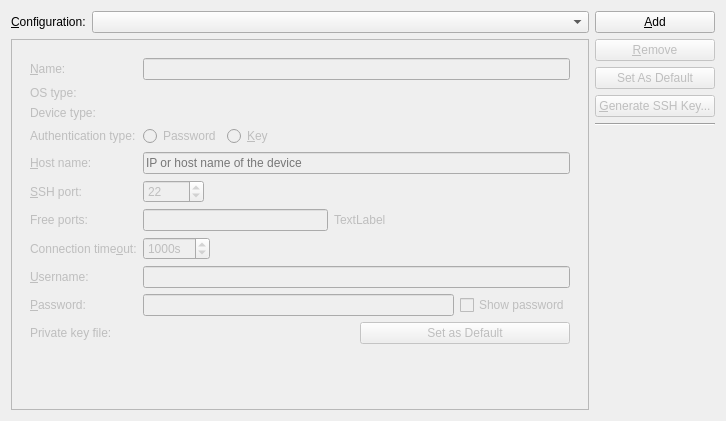
<?xml version="1.0" encoding="UTF-8"?>
<ui version="4.0">
 <class>LinuxDeviceConfigurationsSettingsWidget</class>
 <widget class="QWidget" name="LinuxDeviceConfigurationsSettingsWidget">
  <property name="geometry">
   <rect>
    <x>0</x>
    <y>0</y>
    <width>726</width>
    <height>421</height>
   </rect>
  </property>
  <property name="windowTitle">
   <string>Linux Device Configurations</string>
  </property>
  <layout class="QHBoxLayout" name="horizontalLayout">
   <item>
    <layout class="QVBoxLayout" name="verticalLayout_3">
     <item>
      <layout class="QFormLayout" name="formLayout">
       <property name="fieldGrowthPolicy">
        <enum>QFormLayout::AllNonFixedFieldsGrow</enum>
       </property>
       <item row="0" column="0">
        <widget class="QLabel" name="configurationLabel">
         <property name="text">
          <string>&amp;Configuration:</string>
         </property>
         <property name="buddy">
          <cstring>configurationComboBox</cstring>
         </property>
        </widget>
       </item>
       <item row="0" column="1">
        <widget class="QComboBox" name="configurationComboBox">
         <property name="sizePolicy">
          <sizepolicy hsizetype="MinimumExpanding" vsizetype="Fixed">
           <horstretch>0</horstretch>
           <verstretch>0</verstretch>
          </sizepolicy>
         </property>
         <property name="editable">
          <bool>false</bool>
         </property>
        </widget>
       </item>
      </layout>
     </item>
     <item>
      <widget class="QFrame" name="frame">
       <property name="frameShape">
        <enum>QFrame::StyledPanel</enum>
       </property>
       <property name="frameShadow">
        <enum>QFrame::Raised</enum>
       </property>
       <layout class="QVBoxLayout" name="verticalLayout_2">
        <item>
         <widget class="QWidget" name="detailsWidget" native="true">
          <property name="enabled">
           <bool>false</bool>
          </property>
          <property name="sizePolicy">
           <sizepolicy hsizetype="Preferred" vsizetype="MinimumExpanding">
            <horstretch>0</horstretch>
            <verstretch>0</verstretch>
           </sizepolicy>
          </property>
          <layout class="QFormLayout" name="formLayout_2">
           <item row="0" column="0">
            <widget class="QLabel" name="deviceNameLabel">
             <property name="text">
              <string>&amp;Name:</string>
             </property>
             <property name="buddy">
              <cstring>nameLineEdit</cstring>
             </property>
            </widget>
           </item>
           <item row="0" column="1">
            <widget class="QLineEdit" name="nameLineEdit"/>
           </item>
           <item row="2" column="0">
            <widget class="QLabel" name="deviceTypeLabel">
             <property name="text">
              <string>Device type:</string>
             </property>
            </widget>
           </item>
           <item row="3" column="0">
            <widget class="QLabel" name="authTypeLabel">
             <property name="text">
              <string>Authentication type:</string>
             </property>
            </widget>
           </item>
           <item row="3" column="1">
            <widget class="QWidget" name="authTypeButtonsWidget" native="true">
             <layout class="QHBoxLayout" name="horizontalLayout_3">
              <property name="margin">
               <number>0</number>
              </property>
              <item>
               <widget class="QRadioButton" name="passwordButton">
                <property name="text">
                 <string>Password</string>
                </property>
               </widget>
              </item>
              <item>
               <widget class="QRadioButton" name="keyButton">
                <property name="text">
                 <string>&amp;Key</string>
                </property>
               </widget>
              </item>
              <item>
               <spacer name="horizontalSpacer_4">
                <property name="orientation">
                 <enum>Qt::Horizontal</enum>
                </property>
                <property name="sizeHint" stdset="0">
                 <size>
                  <width>40</width>
                  <height>20</height>
                 </size>
                </property>
               </spacer>
              </item>
             </layout>
            </widget>
           </item>
           <item row="4" column="0">
            <widget class="QLabel" name="hostNameLabel">
             <property name="text">
              <string>&amp;Host name:</string>
             </property>
             <property name="buddy">
              <cstring>hostLineEdit</cstring>
             </property>
            </widget>
           </item>
           <item row="4" column="1">
            <widget class="QLineEdit" name="hostLineEdit">
             <property name="placeholderText">
              <string>IP or host name of the device</string>
             </property>
            </widget>
           </item>
           <item row="5" column="0">
            <widget class="QLabel" name="sshPortLabel">
             <property name="text">
              <string>&amp;SSH port:</string>
             </property>
             <property name="buddy">
              <cstring>sshPortSpinBox</cstring>
             </property>
            </widget>
           </item>
           <item row="5" column="1">
            <layout class="QHBoxLayout" name="horizontalLayout_4">
             <item>
              <widget class="QSpinBox" name="sshPortSpinBox">
               <property name="minimum">
                <number>0</number>
               </property>
               <property name="maximum">
                <number>65535</number>
               </property>
               <property name="value">
                <number>22</number>
               </property>
              </widget>
             </item>
             <item>
              <spacer name="horizontalSpacer_3">
               <property name="orientation">
                <enum>Qt::Horizontal</enum>
               </property>
               <property name="sizeHint" stdset="0">
                <size>
                 <width>40</width>
                 <height>20</height>
                </size>
               </property>
              </spacer>
             </item>
            </layout>
           </item>
           <item row="6" column="0">
            <widget class="QLabel" name="freePortsLabel">
             <property name="text">
              <string>Free ports:</string>
             </property>
             <property name="buddy">
              <cstring>portsLineEdit</cstring>
             </property>
            </widget>
           </item>
           <item row="6" column="1">
            <layout class="QHBoxLayout" name="horizontalLayout_7">
             <item>
              <widget class="QLineEdit" name="portsLineEdit">
               <property name="toolTip">
                <string>You can enter lists and ranges like this: 1024,1026-1028,1030</string>
               </property>
              </widget>
             </item>
             <item>
              <widget class="QLabel" name="portsWarningLabel">
               <property name="text">
                <string>TextLabel</string>
               </property>
              </widget>
             </item>
             <item>
              <spacer name="horizontalSpacer_2">
               <property name="orientation">
                <enum>Qt::Horizontal</enum>
               </property>
               <property name="sizeHint" stdset="0">
                <size>
                 <width>40</width>
                 <height>20</height>
                </size>
               </property>
              </spacer>
             </item>
            </layout>
           </item>
           <item row="7" column="0">
            <widget class="QLabel" name="connectionTimeoutLabel">
             <property name="text">
              <string>Connection time&amp;out:</string>
             </property>
             <property name="buddy">
              <cstring>timeoutSpinBox</cstring>
             </property>
            </widget>
           </item>
           <item row="7" column="1">
            <layout class="QHBoxLayout" name="horizontalLayout_5">
             <item>
              <widget class="QSpinBox" name="timeoutSpinBox">
               <property name="suffix">
                <string>s</string>
               </property>
               <property name="maximum">
                <number>10000</number>
               </property>
               <property name="singleStep">
                <number>10</number>
               </property>
               <property name="value">
                <number>1000</number>
               </property>
              </widget>
             </item>
             <item>
              <spacer name="horizontalSpacer">
               <property name="orientation">
                <enum>Qt::Horizontal</enum>
               </property>
               <property name="sizeHint" stdset="0">
                <size>
                 <width>40</width>
                 <height>20</height>
                </size>
               </property>
              </spacer>
             </item>
            </layout>
           </item>
           <item row="8" column="0">
            <widget class="QLabel" name="userNameLabel">
             <property name="text">
              <string>&amp;Username:</string>
             </property>
             <property name="buddy">
              <cstring>userLineEdit</cstring>
             </property>
            </widget>
           </item>
           <item row="8" column="1">
            <widget class="QLineEdit" name="userLineEdit"/>
           </item>
           <item row="9" column="0">
            <widget class="QLabel" name="passwordLabel">
             <property name="text">
              <string>&amp;Password:</string>
             </property>
             <property name="buddy">
              <cstring>pwdLineEdit</cstring>
             </property>
            </widget>
           </item>
           <item row="9" column="1">
            <layout class="QHBoxLayout" name="horizontalLayout_6">
             <item>
              <widget class="QLineEdit" name="pwdLineEdit">
               <property name="echoMode">
                <enum>QLineEdit::Password</enum>
               </property>
              </widget>
             </item>
             <item>
              <widget class="QCheckBox" name="showPasswordCheckBox">
               <property name="text">
                <string>Show password</string>
               </property>
              </widget>
             </item>
            </layout>
           </item>
           <item row="10" column="0">
            <widget class="QLabel" name="keyLabel">
             <property name="text">
              <string>Private key file:</string>
             </property>
            </widget>
           </item>
           <item row="10" column="1">
            <layout class="QHBoxLayout" name="horizontalLayout_8">
             <item>
              <widget class="Utils::PathChooser" name="keyFileLineEdit"/>
             </item>
             <item>
              <widget class="QPushButton" name="makeKeyFileDefaultButton">
               <property name="text">
                <string>Set as Default</string>
               </property>
              </widget>
             </item>
            </layout>
           </item>
           <item row="2" column="1">
            <widget class="QLabel" name="deviceTypeValueLabel">
             <property name="text">
              <string/>
             </property>
            </widget>
           </item>
           <item row="1" column="0">
            <widget class="QLabel" name="oSTypeLabel">
             <property name="text">
              <string>OS type:</string>
             </property>
            </widget>
           </item>
           <item row="1" column="1">
            <widget class="QLabel" name="osTypeValueLabel">
             <property name="text">
              <string/>
             </property>
            </widget>
           </item>
          </layout>
         </widget>
        </item>
       </layout>
      </widget>
     </item>
    </layout>
   </item>
   <item>
    <layout class="QVBoxLayout" name="buttonsLayout">
     <item>
      <widget class="QPushButton" name="addConfigButton">
       <property name="focusPolicy">
        <enum>Qt::StrongFocus</enum>
       </property>
       <property name="text">
        <string>&amp;Add</string>
       </property>
      </widget>
     </item>
     <item>
      <widget class="QPushButton" name="removeConfigButton">
       <property name="enabled">
        <bool>false</bool>
       </property>
       <property name="focusPolicy">
        <enum>Qt::StrongFocus</enum>
       </property>
       <property name="text">
        <string>&amp;Remove</string>
       </property>
      </widget>
     </item>
     <item>
      <widget class="QPushButton" name="defaultDeviceButton">
       <property name="enabled">
        <bool>false</bool>
       </property>
       <property name="focusPolicy">
        <enum>Qt::StrongFocus</enum>
       </property>
       <property name="text">
        <string>Set As Default</string>
       </property>
      </widget>
     </item>
     <item>
      <widget class="QPushButton" name="generateKeyButton">
       <property name="enabled">
        <bool>false</bool>
       </property>
       <property name="focusPolicy">
        <enum>Qt::StrongFocus</enum>
       </property>
       <property name="toolTip">
        <string>Click here if you do not have an SSH key yet.</string>
       </property>
       <property name="text">
        <string>&amp;Generate SSH Key...</string>
       </property>
      </widget>
     </item>
     <item>
      <widget class="Line" name="line">
       <property name="orientation">
        <enum>Qt::Horizontal</enum>
       </property>
      </widget>
     </item>
     <item>
      <spacer name="verticalSpacer">
       <property name="orientation">
        <enum>Qt::Vertical</enum>
       </property>
       <property name="sizeHint" stdset="0">
        <size>
         <width>20</width>
         <height>40</height>
        </size>
       </property>
      </spacer>
     </item>
    </layout>
   </item>
  </layout>
 </widget>
 <customwidgets>
  <customwidget>
   <class>Utils::PathChooser</class>
   <extends>QWidget</extends>
   <header location="global">utils/pathchooser.h</header>
   <container>1</container>
   <slots>
    <signal>editingFinished()</signal>
    <signal>browsingFinished()</signal>
   </slots>
  </customwidget>
 </customwidgets>
 <resources/>
 <connections>
  <connection>
   <sender>hostLineEdit</sender>
   <signal>editingFinished()</signal>
   <receiver>LinuxDeviceConfigurationsSettingsWidget</receiver>
   <slot>hostNameEditingFinished()</slot>
   <hints>
    <hint type="sourcelabel">
     <x>484</x>
     <y>174</y>
    </hint>
    <hint type="destinationlabel">
     <x>424</x>
     <y>231</y>
    </hint>
   </hints>
  </connection>
  <connection>
   <sender>userLineEdit</sender>
   <signal>editingFinished()</signal>
   <receiver>LinuxDeviceConfigurationsSettingsWidget</receiver>
   <slot>userNameEditingFinished()</slot>
   <hints>
    <hint type="sourcelabel">
     <x>540</x>
     <y>317</y>
    </hint>
    <hint type="destinationlabel">
     <x>422</x>
     <y>301</y>
    </hint>
   </hints>
  </connection>
  <connection>
   <sender>pwdLineEdit</sender>
   <signal>editingFinished()</signal>
   <receiver>LinuxDeviceConfigurationsSettingsWidget</receiver>
   <slot>passwordEditingFinished()</slot>
   <hints>
    <hint type="sourcelabel">
     <x>424</x>
     <y>349</y>
    </hint>
    <hint type="destinationlabel">
     <x>423</x>
     <y>336</y>
    </hint>
   </hints>
  </connection>
  <connection>
   <sender>addConfigButton</sender>
   <signal>clicked()</signal>
   <receiver>LinuxDeviceConfigurationsSettingsWidget</receiver>
   <slot>addConfig()</slot>
   <hints>
    <hint type="sourcelabel">
     <x>697</x>
     <y>33</y>
    </hint>
    <hint type="destinationlabel">
     <x>516</x>
     <y>118</y>
    </hint>
   </hints>
  </connection>
  <connection>
   <sender>passwordButton</sender>
   <signal>toggled(bool)</signal>
   <receiver>LinuxDeviceConfigurationsSettingsWidget</receiver>
   <slot>authenticationTypeChanged()</slot>
   <hints>
    <hint type="sourcelabel">
     <x>228</x>
     <y>147</y>
    </hint>
    <hint type="destinationlabel">
     <x>513</x>
     <y>240</y>
    </hint>
   </hints>
  </connection>
  <connection>
   <sender>keyFileLineEdit</sender>
   <signal>editingFinished()</signal>
   <receiver>LinuxDeviceConfigurationsSettingsWidget</receiver>
   <slot>keyFileEditingFinished()</slot>
   <hints>
    <hint type="sourcelabel">
     <x>344</x>
     <y>383</y>
    </hint>
    <hint type="destinationlabel">
     <x>257</x>
     <y>185</y>
    </hint>
   </hints>
  </connection>
  <connection>
   <sender>keyFileLineEdit</sender>
   <signal>browsingFinished()</signal>
   <receiver>LinuxDeviceConfigurationsSettingsWidget</receiver>
   <slot>keyFileEditingFinished()</slot>
   <hints>
    <hint type="sourcelabel">
     <x>344</x>
     <y>383</y>
    </hint>
    <hint type="destinationlabel">
     <x>257</x>
     <y>185</y>
    </hint>
   </hints>
  </connection>
  <connection>
   <sender>keyButton</sender>
   <signal>toggled(bool)</signal>
   <receiver>LinuxDeviceConfigurationsSettingsWidget</receiver>
   <slot>authenticationTypeChanged()</slot>
   <hints>
    <hint type="sourcelabel">
     <x>279</x>
     <y>156</y>
    </hint>
    <hint type="destinationlabel">
     <x>525</x>
     <y>351</y>
    </hint>
   </hints>
  </connection>
  <connection>
   <sender>nameLineEdit</sender>
   <signal>editingFinished()</signal>
   <receiver>LinuxDeviceConfigurationsSettingsWidget</receiver>
   <slot>configNameEditingFinished()</slot>
   <hints>
    <hint type="sourcelabel">
     <x>520</x>
     <y>82</y>
    </hint>
    <hint type="destinationlabel">
     <x>330</x>
     <y>332</y>
    </hint>
   </hints>
  </connection>
  <connection>
   <sender>generateKeyButton</sender>
   <signal>clicked()</signal>
   <receiver>LinuxDeviceConfigurationsSettingsWidget</receiver>
   <slot>showGenerateSshKeyDialog()</slot>
   <hints>
    <hint type="sourcelabel">
     <x>697</x>
     <y>131</y>
    </hint>
    <hint type="destinationlabel">
     <x>358</x>
     <y>0</y>
    </hint>
   </hints>
  </connection>
  <connection>
   <sender>timeoutSpinBox</sender>
   <signal>editingFinished()</signal>
   <receiver>LinuxDeviceConfigurationsSettingsWidget</receiver>
   <slot>timeoutEditingFinished()</slot>
   <hints>
    <hint type="sourcelabel">
     <x>222</x>
     <y>285</y>
    </hint>
    <hint type="destinationlabel">
     <x>6</x>
     <y>333</y>
    </hint>
   </hints>
  </connection>
  <connection>
   <sender>timeoutSpinBox</sender>
   <signal>valueChanged(int)</signal>
   <receiver>LinuxDeviceConfigurationsSettingsWidget</receiver>
   <slot>timeoutEditingFinished()</slot>
   <hints>
    <hint type="sourcelabel">
     <x>222</x>
     <y>285</y>
    </hint>
    <hint type="destinationlabel">
     <x>0</x>
     <y>299</y>
    </hint>
   </hints>
  </connection>
  <connection>
   <sender>sshPortSpinBox</sender>
   <signal>editingFinished()</signal>
   <receiver>LinuxDeviceConfigurationsSettingsWidget</receiver>
   <slot>sshPortEditingFinished()</slot>
   <hints>
    <hint type="sourcelabel">
     <x>210</x>
     <y>201</y>
    </hint>
    <hint type="destinationlabel">
     <x>4</x>
     <y>211</y>
    </hint>
   </hints>
  </connection>
  <connection>
   <sender>sshPortSpinBox</sender>
   <signal>valueChanged(int)</signal>
   <receiver>LinuxDeviceConfigurationsSettingsWidget</receiver>
   <slot>sshPortEditingFinished()</slot>
   <hints>
    <hint type="sourcelabel">
     <x>210</x>
     <y>201</y>
    </hint>
    <hint type="destinationlabel">
     <x>3</x>
     <y>136</y>
    </hint>
   </hints>
  </connection>
  <connection>
   <sender>showPasswordCheckBox</sender>
   <signal>toggled(bool)</signal>
   <receiver>LinuxDeviceConfigurationsSettingsWidget</receiver>
   <slot>showPassword(bool)</slot>
   <hints>
    <hint type="sourcelabel">
     <x>539</x>
     <y>347</y>
    </hint>
    <hint type="destinationlabel">
     <x>3</x>
     <y>262</y>
    </hint>
   </hints>
  </connection>
  <connection>
   <sender>portsLineEdit</sender>
   <signal>editingFinished()</signal>
   <receiver>LinuxDeviceConfigurationsSettingsWidget</receiver>
   <slot>handleFreePortsChanged()</slot>
   <hints>
    <hint type="sourcelabel">
     <x>310</x>
     <y>230</y>
    </hint>
    <hint type="destinationlabel">
     <x>0</x>
     <y>393</y>
    </hint>
   </hints>
  </connection>
  <connection>
   <sender>removeConfigButton</sender>
   <signal>clicked()</signal>
   <receiver>LinuxDeviceConfigurationsSettingsWidget</receiver>
   <slot>deleteConfig()</slot>
   <hints>
    <hint type="sourcelabel">
     <x>697</x>
     <y>63</y>
    </hint>
    <hint type="destinationlabel">
     <x>351</x>
     <y>210</y>
    </hint>
   </hints>
  </connection>
 </connections>
 <slots>
  <slot>configNameEditingFinished()</slot>
  <slot>deviceTypeChanged()</slot>
  <slot>hostNameEditingFinished()</slot>
  <slot>sshPortEditingFinished()</slot>
  <slot>timeoutEditingFinished()</slot>
  <slot>userNameEditingFinished()</slot>
  <slot>passwordEditingFinished()</slot>
  <slot>addConfig()</slot>
  <slot>selectionChanged()</slot>
  <slot>deleteConfig()</slot>
  <slot>authenticationTypeChanged()</slot>
  <slot>keyFileEditingFinished()</slot>
  <slot>testConfig()</slot>
  <slot>deployKey()</slot>
  <slot>gdbServerPortEditingFinished()</slot>
  <slot>currentConfigChanged(int)</slot>
  <slot>showGenerateSshKeyDialog()</slot>
  <slot>showPassword(bool)</slot>
  <slot>handleFreePortsChanged()</slot>
  <slot>showRemoteProcesses()</slot>
 </slots>
</ui>
